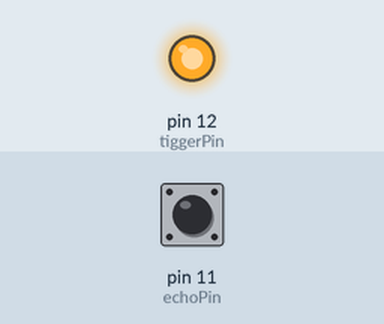
Simulated run of this sketch. Board: Arduino Uno, built with avr-gcc and run on an emulated ATmega328P. Shown: output pins drawn as LEDs (lit = HIGH). The test bench sets the inputs (shaded band); at power-on: pin 11 (echoPin) LOW. What the sketch prints to the serial monitor is not drawn.

Above: at 1.2 s.
1.3 s: pin 11 (echoPin) pulsed HIGH 2 times (0.12 s each, 0.3 s apart)
Timing chart, 0 to 4.3 s (numbered marks = the images above; inputs shaded):
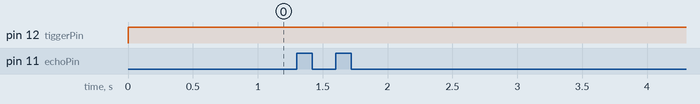

The sketch:

35_HC-SR04_DistanceSensor.ino
```cpp
const int tiggerPin = 12;
const int echoPin = 11;
float pingTrvaelTime;

const float minTime = 200; // time take to cover the 1.25 inches
const float maxTime = 700; // time taken to cover the 5.75 inches

const float minDistance = 1.25;
const float maxDistance = 5.75;

const float oneFoot = 12; // 12 inches to one foot;
const float oneMile = 5280; // 5280 foot to one mile
const float oneSecound = 1000000; // 1000000 micro secound to one secound
const float oneHour = 3600; // one hour to 3600 secound

float inchesPerMicroSecound;
float milesPerHour;

const float SOUND_SPEED = 767;//MILES PER HOURS

void setup() {
  Serial.begin(9600);
  pinMode(tiggerPin, OUTPUT);
  pinMode(echoPin, INPUT);
}

void loop() {
  digitalWrite(tiggerPin, LOW);
  delayMicroseconds(1000);

  digitalWrite(tiggerPin, HIGH);
  delayMicroseconds(1000);

  pingTrvaelTime = pulseIn(echoPin, HIGH);
  Serial.println(" ");
  Serial.print(pingTrvaelTime);
  Serial.println(" ");
  Serial.print("  Distance in inches per millisecound ");
  Serial.print(calculateDistanceInchesPerMicroSecound(pingTrvaelTime));
  Serial.println(" ");
  Serial.print("  Distance in miles per hour ");
  Serial.print(velocityMilesPerHour(pingTrvaelTime));
  digitalWrite(tiggerPin, LOW);

}

/*
                                             5280ft         12inch         1sec         1 sec
   inchesPerMiliSecound = SOUND_SPEED * ------------- * ------------ * ----------- * --------------   *  ping_travell_time_to_travell
                                             1 mile          1 ft        3600 sec      1000000 micro sec
*/
float calculateDistanceInchesPerMicroSecound(float pingTrvaelTime) {
  float inchesPerMicroSecound = pingTrvaelTime * SOUND_SPEED * (oneMile / 1 ) * ( oneFoot / 1 ) * ( 1 / oneHour ) * ( 1 / oneSecound);
  return inchesPerMicroSecound / 2; // becoz device measure the roundtrip from device -> target object -> to device
}


//calculate speed in inches per micro secound
float velocityInchesPerMicroSecound() {
  inchesPerMicroSecound = (maxDistance - minDistance) / (maxTime - minTime);
  return inchesPerMicroSecound;
}

//calculate speed in mile per hour
/*
                                             5280ft         12inch         1sec         1 sec
   inchesPerMiliSecound = SOUND_SPEED * ------------- * ------------ * ----------- * --------------     *  ping_travell_time_to_travell
                                             1 mile          1 ft        3600 sec      1000000 micro sec


                                             1 foot         1 mile         1000000micro sec       3600 sec
   milePerHOurs = inchesPerMicroSecound *  ----------- * ------------- * --------------       * ----------------
                                              12 inch        5280foot        1 micro sec            1 hour

   distance = velocity * time

               distance
   velocity = -----------------
               time
*/
float  velocityMilesPerHour(float pingTrvaelTime) {
  return calculateDistanceInchesPerMicroSecound(pingTrvaelTime) * (1 / oneFoot) * (1 / oneMile) * (oneSecound / 1) * (oneHour / 1);
}
```
